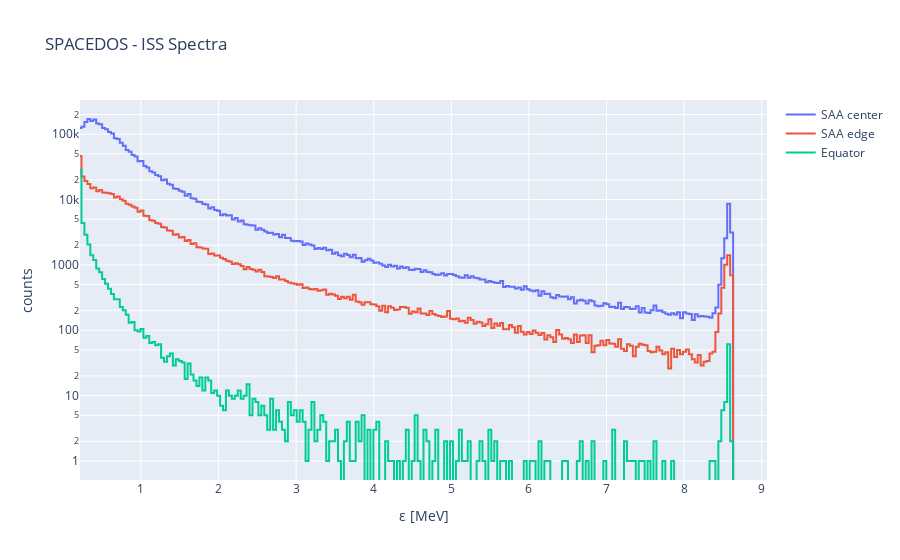

The notebook cell this image was saved under:
### Markdown cell above
## Spectrum with plotly

### Code cell
import plotly.graph_objs as go

# Solving following system of linear equations
# 237a + b = 6.12
# 215a + b = 5.49
#tl = 0.5
#l = np.array([[6, 1],[140,1]])
#r = np.array([0.15, 5.14])
#coef = np.linalg.solve(l,r)
#coef[1] = 0.04
#coef[0] = 0.01
print (coef[0], coef[1])

e = pd.DataFrame()
e['1'] = ener1
e['2'] = ener2
e['3'] = ener3
e['index'] = ener1.index
e['x'] = (e['index'].astype(float)-2) * coef[1] + coef[0]

data = [
    go.Scatter(
        x=e['x'],
        y=e['1'],
        name='SAA center',
        yaxis='y',
        line=dict(
        shape='hvh'
        )
    ),    
    go.Scatter(
        x=e['x'],
        y=e['2'],
        name='SAA edge',
        yaxis='y',
        line=dict(
        shape='hvh'
        )
    ),    
    go.Scatter(
        x=e['x'],
        y=e['3'],
        name='Equator',
        yaxis='y',
        line=dict(
        shape='hvh'
        )
    ),    
    ]
        
layout = go.Layout(
    title='SPACEDOS - ISS Spectra',
    yaxis=dict(
        title='counts',
        type='log',
        #range = [0,40000]
    ),
    xaxis=dict(
        title='ε [MeV]',
    ),
)

fig = go.Figure(data=data, layout=layout)
fig.show()

### Figure 1 — Plotly figure (JSON) as saved in the notebook; plotly's stock layout.template omitted (floating-point values rounded to 4 significant figures; data arrays with more than 128 entries replaced by an {"elided": "..."} marker saying what was removed)
{"data": [{"line": {"shape": "hvh"}, "name": "SAA center", "type": "scatter", "x": {"elided": "234 float values"}, "y": {"elided": "234 int values"}, "yaxis": "y"}, {"line": {"shape": "hvh"}, "name": "SAA edge", "type": "scatter", "x": {"elided": "234 float values"}, "y": {"elided": "234 int values"}, "yaxis": "y"}, {"line": {"shape": "hvh"}, "name": "Equator", "type": "scatter", "x": {"elided": "234 float values"}, "y": {"elided": "234 int values"}, "yaxis": "y"}], "layout": {"autosize": true, "title": {"text": "SPACEDOS - ISS Spectra"}, "xaxis": {"autorange": true, "range": [0.214, 9.068], "title": {"text": "ε [MeV]"}, "type": "linear"}, "yaxis": {"autorange": true, "range": [-0.2907, 5.523], "title": {"text": "counts"}, "type": "log"}}}
